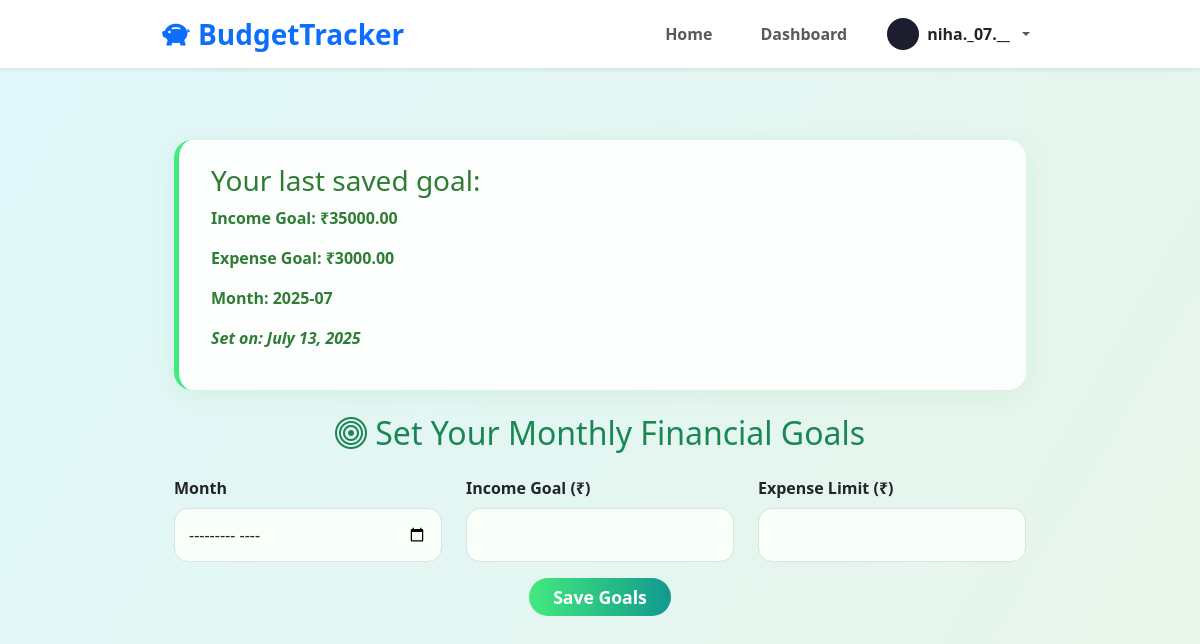
The page /set-goal/ (signed in) on the database its author committed.
### tracker_app/models.py (models this page shows, shortened)
class Profile(models.Model):
    user = models.OneToOneField(User, on_delete=models.CASCADE)
    avatar = models.ImageField(upload_to='avatars/', blank=True, null=True)
    @property
    def avatar_url(self):
        if self.avatar:
            return self.avatar.url
        return ''

class Goal(models.Model):
    user = models.ForeignKey(User, on_delete=models.CASCADE)
    month = models.CharField(max_length=20)  # Format: "July 2025"
    income_goal = models.DecimalField(max_digits=10, decimal_places=2)
    expense_goal = models.DecimalField(max_digits=10, decimal_places=2)
    created_at = models.DateTimeField(auto_now_add=True)
    class Meta:
        unique_together = ('user', 'month')  # Prevent duplicate month entries per user

### tracker_app/views.py (the view, shortened to what this page needs)
# urls.py: path('set-goal/', set_goals_view, name='set_goal'),
@login_required
def set_goals_view(request):
    last_goal = Goal.objects.filter(user=request.user).order_by('-created_at').first()
    return render(request, "set_goal.html", {"last_goal": last_goal})

### tracker_app/templates/set_goal.html (shortened to what this page needs)
{% extends "base.html" %}
{% block content %}
<div class="container py-5">
  <div id="last-goal-section" class="last-goal mb-4 {% if not last_goal %}d-none{% endif %}">
    <h3>Your last saved goal:</h3>
    <p><strong>Income Goal:</strong> ₹<span id="income-goal">{{ last_goal.income_goal }}</span></p>
    <p><strong>Expense Goal:</strong> ₹<span id="expense-goal">{{ last_goal.expense_goal }}</span></p>
    <p><strong>Month:</strong> <span id="goal-month">{{ last_goal.month }}</span></p>
    <p><em>Set on: <span id="goal-date">{{ last_goal.created_at|date:"F j, Y" }}</span></em></p>
  </div>
  <h2 class="text-center mb-4 text-success">
    <i class="bi bi-bullseye"></i> Set Your Monthly Financial Goals
  </h2>
  <form method="POST" class="row g-4 justify-content-center" id="goalForm">
    <div class="col-md-4">
      <label for="month" class="form-label fw-bold">Month</label>
      <input type="month" id="month" name="month" class="form-control" required>
    </div>
    <div class="col-md-4">
      <label for="income_goal" class="form-label fw-bold">Income Goal (₹)</label>
      <input type="number" id="income_goal" name="income_goal" class="form-control" min="0" step="0.01" required>
    </div>
    <div class="col-md-4">
      <label for="expense_goal" class="form-label fw-bold">Expense Limit (₹)</label>
      <input type="number" id="expense_goal" name="expense_goal" class="form-control" min="0" step="0.01" required>
    </div>
    <div class="col-12 text-center mt-3">
      <button type="submit" class="btn btn-success px-4">Save Goals</button>
    </div>
  </form>
</div>
{% endblock %}

### tracker_app/templates/base.html (shortened to what this page needs)
<!DOCTYPE html>
<html lang="en">
<head>
  <link href="https://cdn.jsdelivr.net/npm/bootstrap@5.3.3/dist/css/bootstrap.min.css" rel="stylesheet" />
  <link href="https://cdn.jsdelivr.net/npm/bootstrap-icons@1.10.5/font/bootstrap-icons.css" rel="stylesheet" />
</head>
<body>
<nav class="navbar navbar-expand-lg navbar-light bg-white shadow-sm sticky-top">
  <div class="container">
    <a class="navbar-brand fw-bold fs-3 text-primary" href="{% url 'home' %}">
      <i class="bi bi-piggy-bank-fill me-2"></i>BudgetTracker
    </a>
    <div class="collapse navbar-collapse" id="navbarContent">
      <ul class="navbar-nav ms-auto align-items-center gap-3">
        <li class="nav-item">
          <a class="nav-link fw-semibold fs-6 px-3 py-2 rounded
             {% if request.path == '/' %}active-link{% endif %}"
             href="{% url 'home' %}">Home</a>
        </li>
        {% if user.is_authenticated %}
          <li class="nav-item">
            <a class="nav-link fw-semibold fs-6 px-3 py-2 rounded
               {% if request.path == '/dashboard/' %}active-link{% endif %}"
               href="{% url 'dashboard' %}">Dashboard</a>
          </li>
          <li class="nav-item dropdown">
            <a
              class="nav-link dropdown-toggle d-flex align-items-center gap-2"
              href="#"
              id="userDropdown"
              role="button"
              data-bs-toggle="dropdown"
              aria-expanded="false"
            >
              <img
                src="{{ user.profile.avatar_url|default:'/static/default-avatar.png' }}"
                alt="User Avatar"
                class="rounded-circle"
                width="32"
                height="32"
              />
              <span class="fw-semibold text-dark">{{ user.username }}</span>
            </a>
          </li>
        {% endif %}
      </ul>
    </div>
  </div>
</nav>
<div class="container mt-4">
  {% block content %}{% endblock %}
</div>
</body>
</html>

### tracker_app/templates/base.html (style rules this page uses)
body { font-family: 'Nunito', sans-serif; background-color: #f8f9fb; }
nav.navbar { box-shadow: 0 4px 10px rgb(0 0 0 / 0.1); }

### tracker_app/templates/set_goal.html (style rules this page uses)
body { background: linear-gradient(120deg, #e0f7fa 0%, #e8f5e9 100%); font-family: 'Segoe UI', sans-serif; min-height: 100vh; }
.container { max-width: 900px; }
.last-goal { background: rgba(255, 255, 255, 0.9); border-radius: 18px; box-shadow: 0 4px 24px rgba(76, 175, 80, 0.1); border-left: 5px solid #43ea7f; padding: 1.5rem 2rem; color: #2e7d32; font-weight: 600; }
.form-control { border-radius: 14px; padding: 14px; font-size: 1rem; background-color: #f9fff9; }
.btn-success { background: linear-gradient(90deg, #43ea7f 0%, #11998e 100%); border: none; border-radius: 25px; font-weight: bold; font-size: 1.1rem; color: #fff; }

### rows shown on the page
Goal: income_goal "35000.00", expense_goal "3000.00", month "2025-07", created_at "July 13, 2025"

### other values the page prints
{{ user.username }} "niha._07.__"
